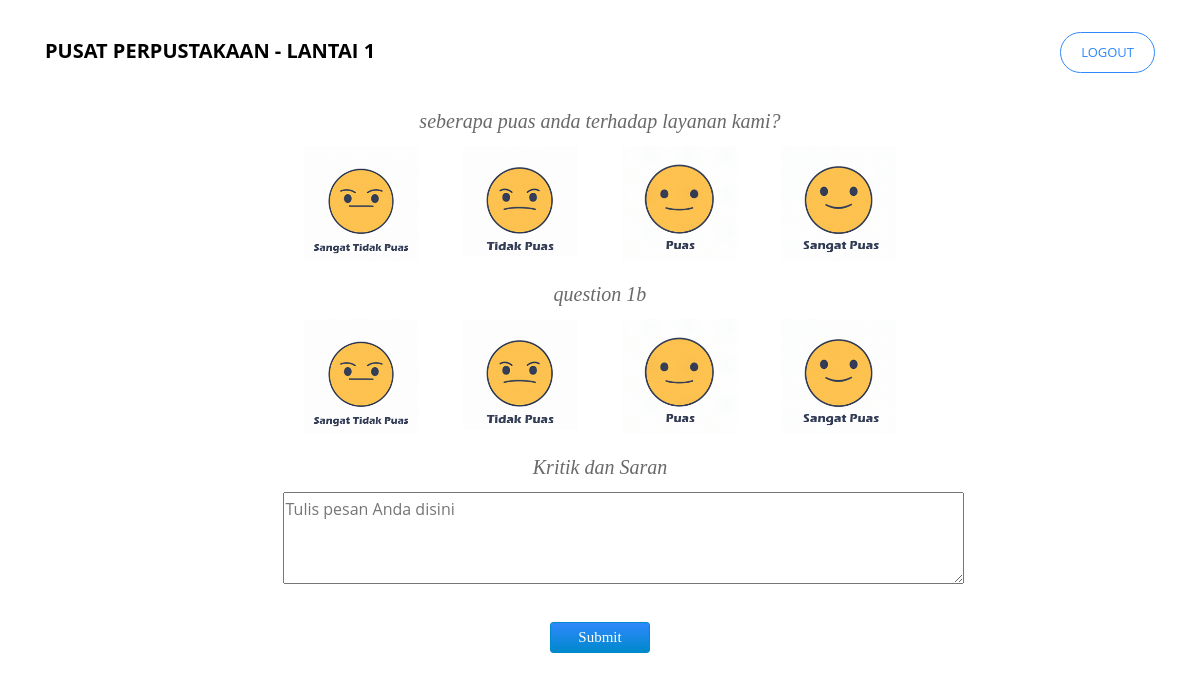
The page /operator/lantai1.php (signed in) on the database its author committed.
### tables this page shows
CREATE TABLE `question` (
  `id_text` varchar(10) NOT NULL,
  `text` text NOT NULL
);

### operator/lantai1.php (the view, shortened to what this page needs)
<!DOCTYPE html>
<?php
if($_SESSION['level']=='operator1'){
  $floor='1';
}
elseif ($_SESSION['level']=='operator2') {
  $floor='2';
}
elseif ($_SESSION['level']=='operator3') {
  $floor='3';
}
elseif ($_SESSION['level']=='operator4') {
  $floor='4';
}
elseif ($_SESSION['level']=='operator5') {
  $floor='5';
}
elseif ($_SESSION['level']=='operator6') {
  $floor='6';
}
elseif ($_SESSION['level']=='operator7') {
  $floor='7';
}
else {
header ('location:../db/logout.php');
}
include"../db/koneksi.php";
 ?>
 <html>
   <head>
     <link href="../css/style.css" type="text/css" rel="stylesheet" />
     <link rel="stylesheet" href="../css/animate.css">
     <link rel="stylesheet" href="../css/style2.css">
   </head>
   <body>
      <nav class="navbar navbar-expand-lg navbar-dark ftco_navbar bg-dark ftco-navbar-light" id="ftco-navbar">
        <div class="container">
          <a class="navbar-brand" href="lantai1.php">Pusat Perpustakaan - Lantai <?php echo $floor ?></a>
          <div class="collapse navbar-collapse" id="ftco-nav">
            <ul class="navbar-nav ml-auto">
              <li class="nav-item cta"><a onclick="return confirm('Yakin akan keluar?')" href="../db/logout.php" class="nav-link" data-target="#modalRequest"><span>logout</span></a></li>
              </ul>
          </div>
        </div>
      </nav>
      <section class="ftco-section ftco-section-2">
      </section>
      <section class="ftco-section-parallax ftco-animate">
          <div class="container">
            <div class="row d-flex justify-content-center ftco-animate">
              <div class="col-md-7 text-center heading-section heading-section-white ftco-animate">
                <form action="../db/inputer1.php?id=<?php echo $floor ?>" method="post">
                <h2><?php
                $sql ="SELECT * from question where id_text='$floor+a'";
                $query = mysqli_query($con,$sql);
                $buff=mysqli_fetch_array($query);
                echo $buff ['text'];?></h2>
                <fieldset id="group1">
                <label>
                  <img src="../images/Emot4/sgt-tdk-puas.gif" width="115px" height="115px">
                </label>
                <label>
                  <img src="../images/Emot4/tidak-puas.gif" width="115px" height="115px">
                </label>
                <label>
                  <img src="../images/Emot4/puas.gif" width="115px" height="115px">
                </label>
                <label>
                  <img src="../images/Emot4/sangat-puas.gif" width="115px" height="115px">
                </label>
              </fieldset>
              <h2>
                <?php
                $sql ="SELECT * from question where id_text='$floor+b'";
                $query = mysqli_query($con,$sql);
                $buff=mysqli_fetch_array($query);
                echo $buff ['text'];?>
                </h2>
              <fieldset id="group2">
              <label>
                <img src="../images/Emot4/sgt-tdk-puas.gif" width="115px" height="115px">
              </label>
              <label>
                <img src="../images/Emot4/tidak-puas.gif" width="115px" height="115px">
              </label>
              <label>
                <img src="../images/Emot4/puas.gif" width="115px" height="115px">
              </label>
              <label>
                <img src="../images/Emot4/sangat-puas.gif" width="115px" height="115px">
              </label>
            </fieldset>
              <h2>Kritik dan Saran</h2>
            <textarea name="saran"  cols=70 rows=3  placeholder="Tulis pesan Anda disini"></textarea>
            <br></br>
                <input type="submit" name="submit" value="Submit" onclick="play()">
              </div>
            </div>
          </div>
      </section>
   </body>
</html>

### css/style.css (style rules this page uses)
input[type=radio] + img { cursor: pointer; margin: 0px 20px 0px 20px; }
input[type=submit] { background: linear-gradient(to bottom, #2f89fc, #0088cc); border: 1px solid #0088CC; color: #FFF; width: 100px; font-family: prototype; font-size: 15px; border-radius: 3px; margin-bottom: 30px; }

### rows shown on the page
question: text "seberapa puas anda terhadap layanan kami?"
question: text "question 1b"

### other values the page prints
$floor "1"
